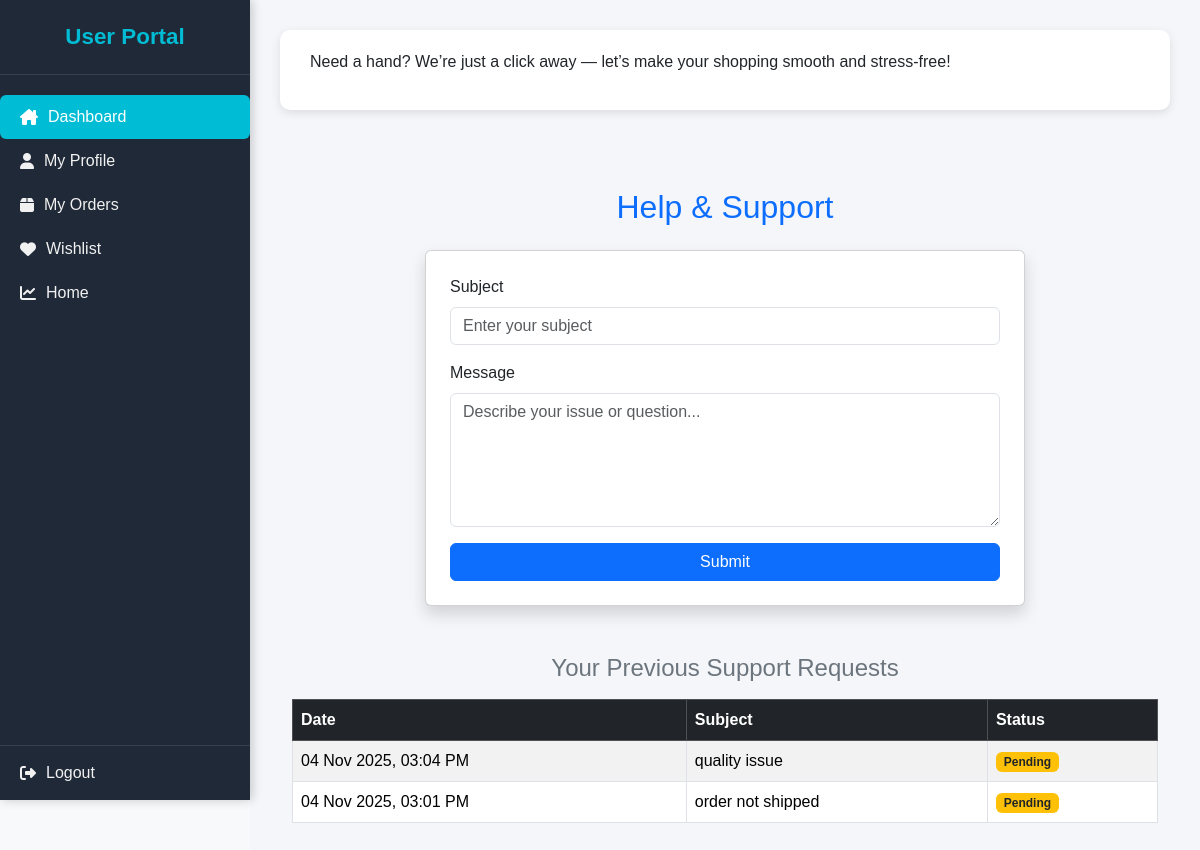
Page /support/ (signed in) on the committed database.
### eyeconicapp/models.py (models this page shows, shortened)
class Support(models.Model):
    user = models.ForeignKey(UserRegistration, on_delete=models.CASCADE)
    subject = models.CharField(max_length=200)
    message = models.TextField()
    created_at = models.DateTimeField(auto_now_add=True)
    status = models.CharField(max_length=20, default='Pending')

### eyeconicapp/views.py (the view)
# urls.py: path('support/', views.support, name='support'),
def support(request):
    if 'user_id' not in request.session:
        messages.error(request, "Please login to access support.")
        return redirect('user_login')
    user = UserRegistration.objects.get(id=request.session['user_id'])
    if request.method == "POST":
        subject = request.POST.get('subject')
        message = request.POST.get('message')
        Support.objects.create(user=user, subject=subject, message=message)
        messages.success(request, "Your support request has been submitted successfully.")
        return redirect('support')
    tickets = Support.objects.filter(user=user).order_by('-created_at')
    return render(request, 'support.html', {'user': user, 'tickets': tickets})

### templates/support.html (shortened to what this page needs)
{% load static %}
<!DOCTYPE html>
<html lang="en">
<head>
  <link href="https://cdn.jsdelivr.net/npm/bootstrap@5.3.3/dist/css/bootstrap.min.css" rel="stylesheet">
    <link
    rel="stylesheet"
    href="https://cdnjs.cloudflare.com/ajax/libs/font-awesome/6.7.2/css/all.min.css"
  />
</head>
<body class="bg-light">
    <div class="sidebar">
    <div class="logo">User Portal</div>
    <div class="nav-section">
      <ul class="nav-list">
        <li><a href="{% url 'user_dashboard' %}" class="active"><i class="fa-solid fa-house-chimney"></i>Dashboard</a></li>
        <li><a href="{% url 'my_profile' %}"><i class="fa-solid fa-user"></i>My Profile</a></li>
        <li><a href="{% url 'my_orders' %}"><i class="fa-solid fa-box"></i>My Orders</a></li>
        <li><a href="{% url 'wishlist' %}"><i class="fa-solid fa-heart"></i>Wishlist</a></li>
         <li><a href="{% url 'home' %}"> <i class="fa-solid fa-chart-line"></i>Home</a></li>
      </ul>
    </div>
    <div class="logout">
      <a href="{% url 'user_logout' %}"><i class="fa-solid fa-right-from-bracket"></i>Logout</a>
    </div>
  </div>
   <div class="main-content">
    <div class="welcome-box">
  <p>Need a hand? We’re just a click away — let’s make your shopping smooth and stress-free! </p>
    </div>
<div class="container py-5">
  <h2 class="text-center text-primary mb-4">Help & Support</h2>
  <div class="card shadow p-4 mx-auto" style="max-width: 600px;">
    <form method="POST">
      <div class="mb-3">
        <label for="subject" class="form-label">Subject</label>
        <input type="text" name="subject" id="subject" class="form-control" placeholder="Enter your subject" required>
      </div>
      <div class="mb-3">
        <label for="message" class="form-label">Message</label>
        <textarea name="message" id="message" class="form-control" rows="5" placeholder="Describe your issue or question..." required></textarea>
      </div>
      <button type="submit" class="btn btn-primary w-100">Submit</button>
    </form>
  </div>
  {% if tickets %}
  <div class="mt-5">
    <h4 class="text-center text-secondary mb-3">Your Previous Support Requests</h4>
    <div class="table-responsive">
      <table class="table table-bordered table-striped">
        <thead class="table-dark">
          <tr>
            <th>Date</th>
            <th>Subject</th>
            <th>Status</th>
          </tr>
        </thead>
        <tbody>
          {% for ticket in tickets %}
          <tr>
            <td>{{ ticket.created_at|date:"d M Y, h:i A" }}</td>
            <td>{{ ticket.subject }}</td>
            <td>
              {% if ticket.status == 'Pending' %}
                <span class="badge bg-warning text-dark">Pending</span>
              {% elif ticket.status == 'Resolved' %}
                <span class="badge bg-success">Resolved</span>
              {% else %}
                <span class="badge bg-secondary">Closed</span>
              {% endif %}
            </td>
          </tr>
          {% endfor %}
        </tbody>
      </table>
    </div>
  </div>
  {% endif %}
</div>
</body>
</html>

### templates/support.html (style rules this page uses)
body { margin: 0; font-family: "Poppins", sans-serif; background-color: #f4f6fa; display: flex; min-height: 100vh; }
.sidebar { width: 250px; background: #1f2937; color: #f1f1f1; display: flex; flex-direction: column; position: fixed; height: 100vh; box-shadow: 2px 0 10px rgba(0,0,0,0.2); }
.logo { padding: 20px; font-size: 1.4rem; font-weight: 600; color: #00bcd4; text-align: center; border-bottom: 1px solid rgba(255,255,255,0.1); }
.nav-section { flex: 1; padding: 20px 0; overflow-y: auto; }
.nav-list { list-style: none; padding: 0; margin: 0; }
.nav-list a { display: flex; align-items: center; gap: 10px; color: #f1f1f1; padding: 10px 20px; border-radius: 6px; transition: background 0.3s; text-decoration: none; }
.nav-list a:hover, .nav-list a.active { background: #00bcd4; color: #fff; }
.logout { padding: 15px 20px; border-top: 1px solid rgba(255,255,255,0.1); }
.logout a { color: #f1f1f1; display: flex; align-items: center; gap: 10px;text-decoration: none; }
.main-content { margin-left: 250px; padding: 30px; width: calc(100% - 250px); background: #f4f6fa; }
.welcome-box { background: #fff; padding: 20px 30px; border-radius: 10px; box-shadow: 0 3px 10px rgba(0,0,0,0.1); margin-bottom: 30px; }

### rows in the picture
Support: created_at "04 Nov 2025, 03:04 PM", subject "quality issue", status "Pending"
Support: created_at "04 Nov 2025, 03:01 PM", subject "order not shipped", status "Pending"
